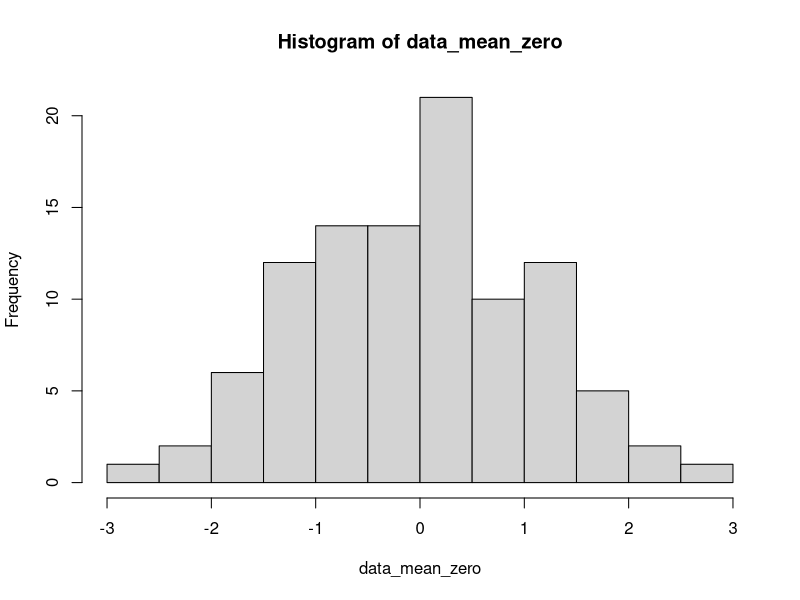
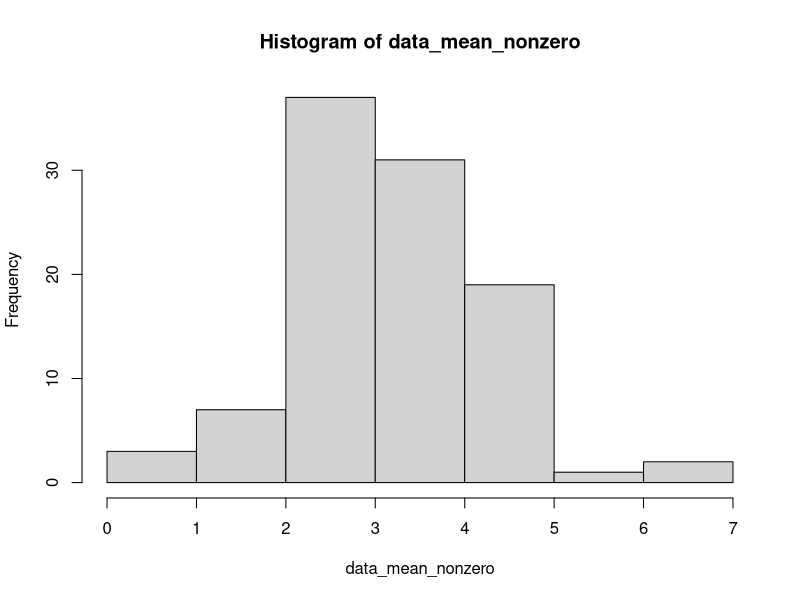

Generate these figures, in order, with R:
# Rick's R Bootcamp work 2018-08-16

# Parameters
mean_1 <- 0
mean_2 <- 3
sd_1 <- 1
sd_2 <- 1
samples_1 <- 100
samples_2 <- 100

# Generate 0-centered, and non-zero-centered normally distributed data
(data_mean_zero <- rnorm(n = 100, mean = 0, sd = 1))
(data_mean_nonzero <- rnorm(n = 100, mean = 3, sd = 1))

# Plot histograms
hist(data_mean_zero)
hist(data_mean_nonzero)

# Run t-tests
t.test(data_mean_zero)
t.test(data_mean_nonzero)

# Putting this all in a function
my_hist_t <- function(my_samples = 100, my_mean = 0, my_sd = 1) {
  my_data <- rnorm(n = my_samples, mean = my_mean, sd = my_sd)
  hist(my_data)
  t.test(my_data)
}